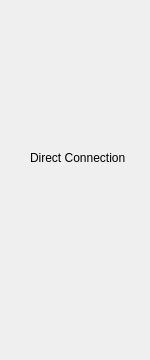
<?xml version="1.0" encoding="UTF-8"?>
<ui version="4.0">
 <class>Plugins::OpenSpeedShop::DirectConnectionPage</class>
 <widget class="QWidget" name="Plugins::OpenSpeedShop::DirectConnectionPage">
  <property name="geometry">
   <rect>
    <x>0</x>
    <y>0</y>
    <width>150</width>
    <height>360</height>
   </rect>
  </property>
  <property name="windowTitle">
   <string>Direct Connection</string>
  </property>
  <widget class="QLabel" name="label">
   <property name="geometry">
    <rect>
     <x>30</x>
     <y>150</y>
     <width>101</width>
     <height>16</height>
    </rect>
   </property>
   <property name="text">
    <string>Direct Connection</string>
   </property>
  </widget>
 </widget>
 <resources/>
 <connections/>
</ui>
